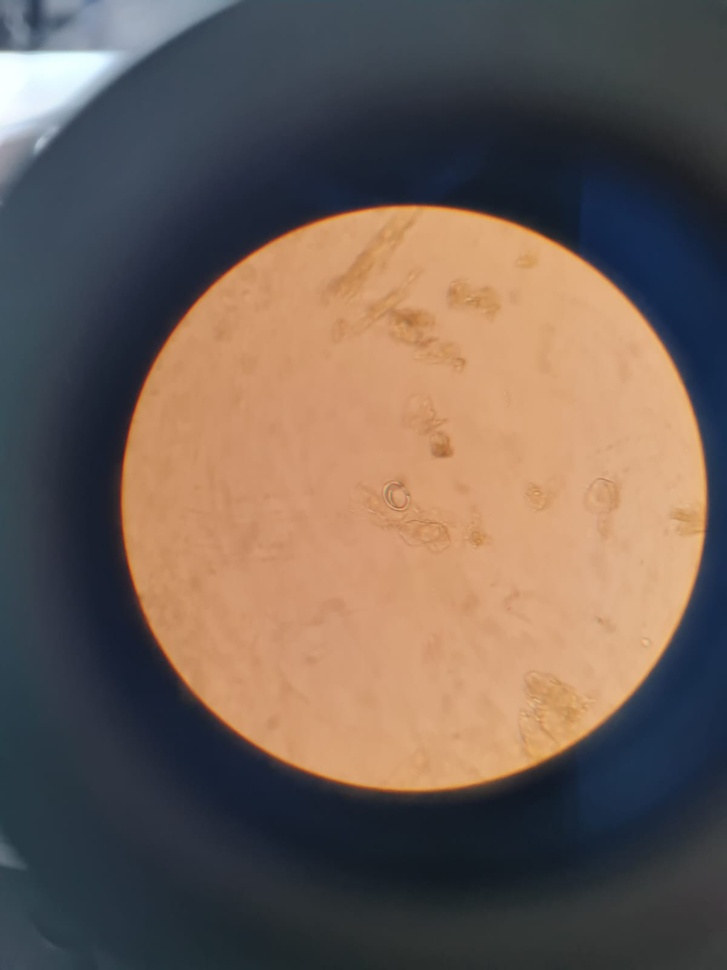
#> input picture Image Processing/Histogram equalization and CLAHE/img.jpeg, 727 x 970 px, shrunk from 1200 x 1600 before the run
$ python histogram_equalization.py
#> lines starting #> are read from the running program, lines starting #| are printed output that depends on the picture
import cv2
from skimage import io
from matplotlib import pyplot as plt


# =================== Histogram Equalization ===================

# Read the image
img = cv2.imread("./img.jpeg", 1) # 0: grayscale, 1: color
#> img is the input picture: shape (970, 727, 3); mean B, G, R 86.3, 95.3, 110.9

# Convert to grayscale
img_gray = cv2.cvtColor(img, cv2.COLOR_BGR2LAB) # bgr 2 lab so CLAHE can be applied to the luminance channel
#> img_gray: shape (970, 727, 3); mean of channels 0, 1, 2 103.9, 133.8, 134.3


# Split the image into its channels
l, a, b = cv2.split(img_gray)
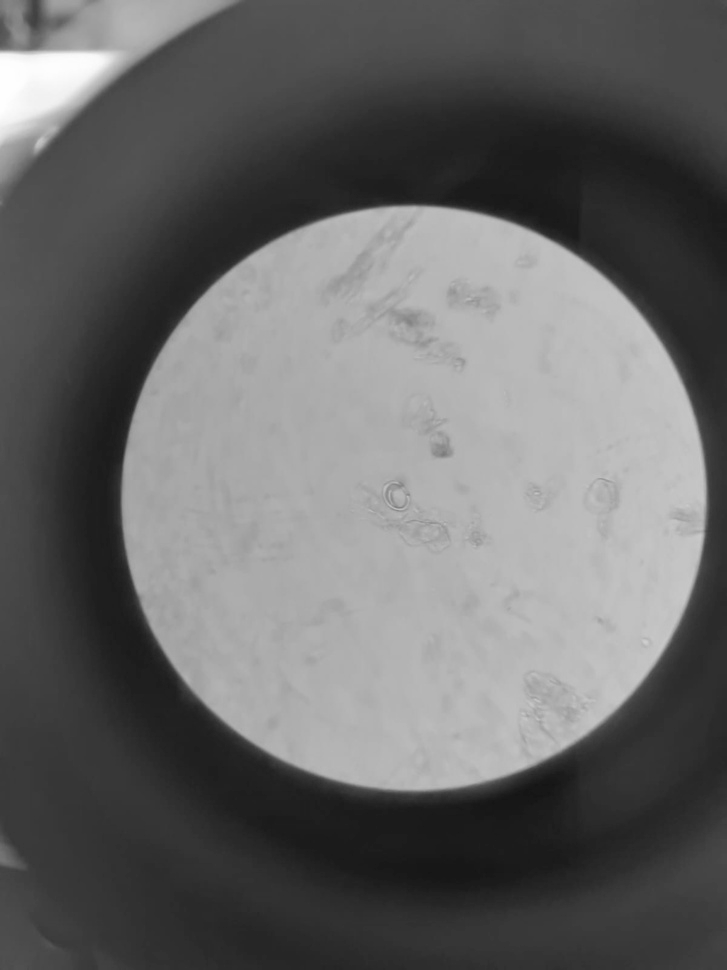
#> l: shape (970, 727); min 20, max 254, mean 103.9
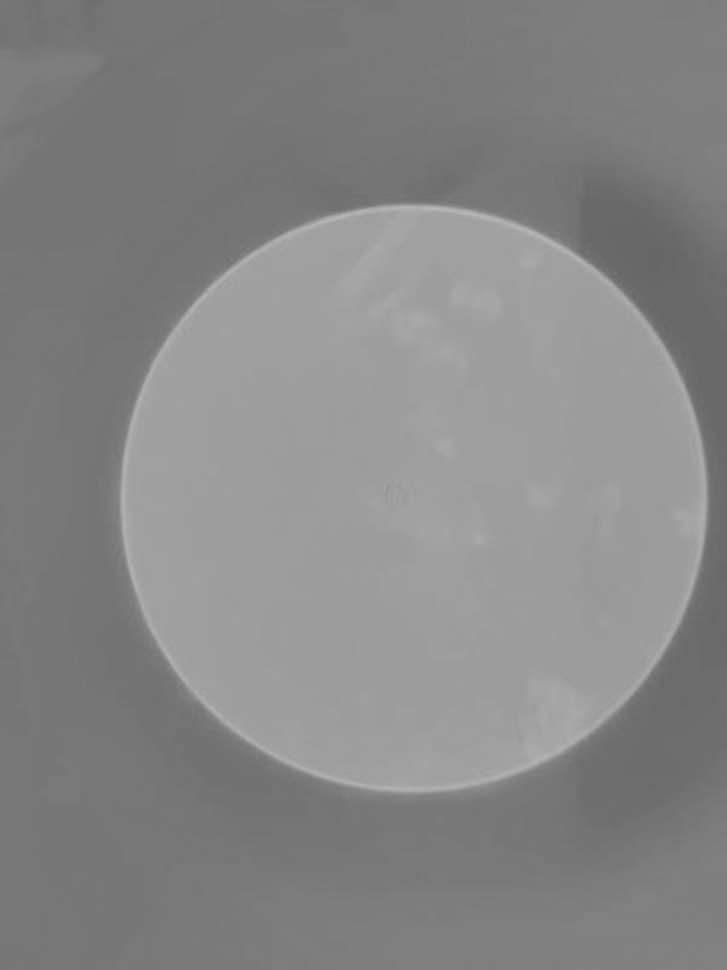
#> b: shape (970, 727); min 101, max 182, mean 134.3

# plt.hist(l.flatten(), bins=100, range=(0,255)) # flatten() converts the 2D array into a 1D array
# plt.show()

# Apply histogram equalization to the luminance channel
l_eq = cv2.equalizeHist(l)
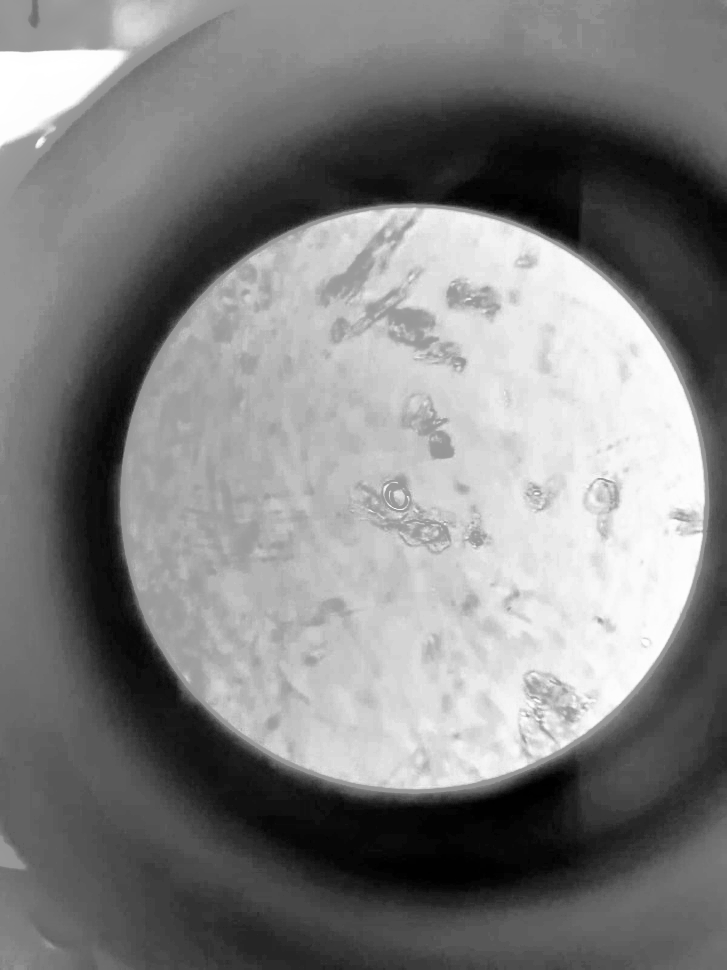
#> l_eq: shape (970, 727); min 0, max 255, mean 129


# Merge the channels back together
img_eq = cv2.merge((l_eq, a, b))
#> img_eq: shape (970, 727, 3); mean of channels 0, 1, 2 129, 133.8, 134.3

# Convert back to BGR
img_eq = cv2.cvtColor(img_eq, cv2.COLOR_LAB2BGR)
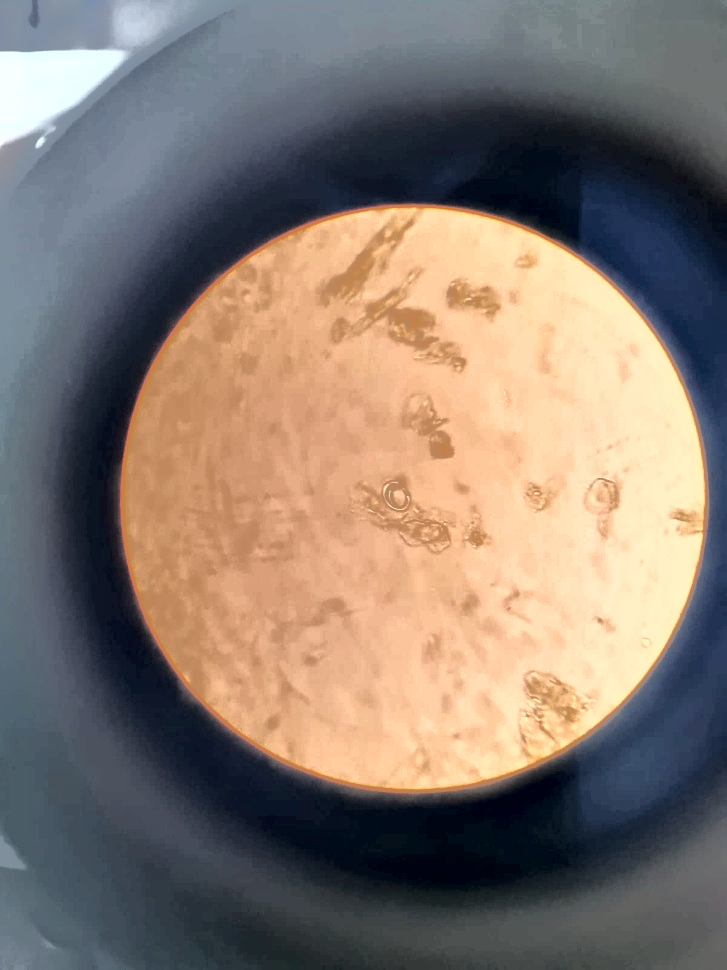
#> img_eq: shape (970, 727, 3); mean B, G, R 111.1, 120.3, 133.3

# Apply CLAHE to the luminance channel
clahe = cv2.createCLAHE(clipLimit=2.0, tileGridSize=(8,8))
l_clahe = clahe.apply(l)
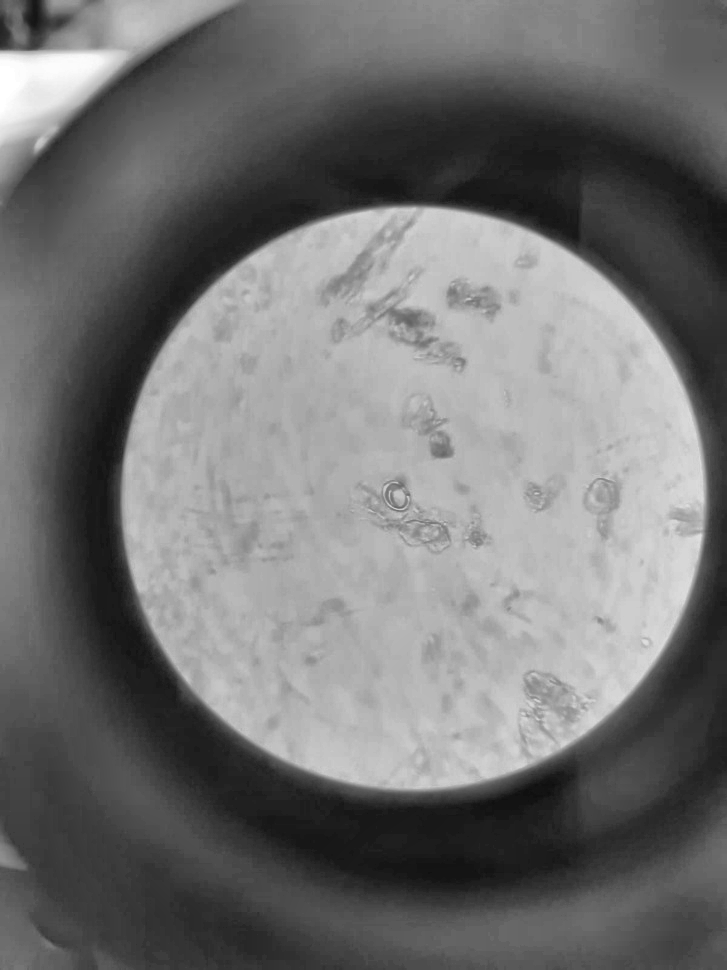
#> l_clahe: shape (970, 727); min 14, max 255, mean 114.4

# Merge the channels back together
img_clahe = cv2.merge((l_clahe, a, b))
#> img_clahe: shape (970, 727, 3); mean of channels 0, 1, 2 114.4, 133.8, 134.3

# Convert back to BGR
img_clahe = cv2.cvtColor(img_clahe, cv2.COLOR_LAB2BGR)
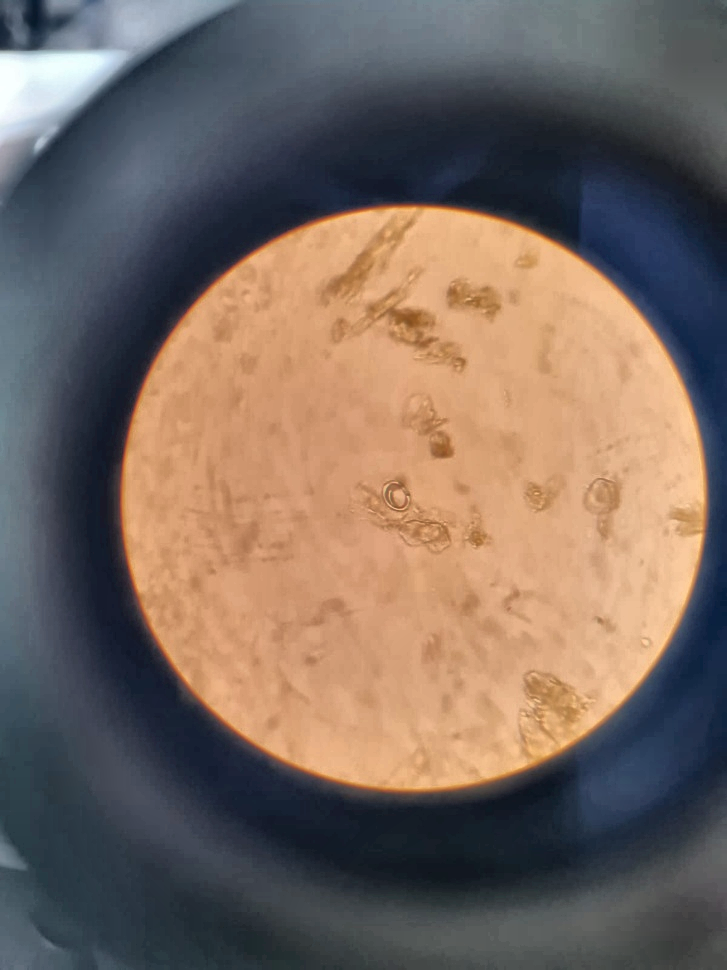
#> img_clahe: shape (970, 727, 3); mean B, G, R 96.2, 105.1, 120.7

# Display the images
cv2.imshow("Original", img)
cv2.imshow("Histogram Equalization", img_eq)
cv2.imshow("CLAHE", img_clahe)

cv2.waitKey(0)
cv2.destroyAllWindows()
